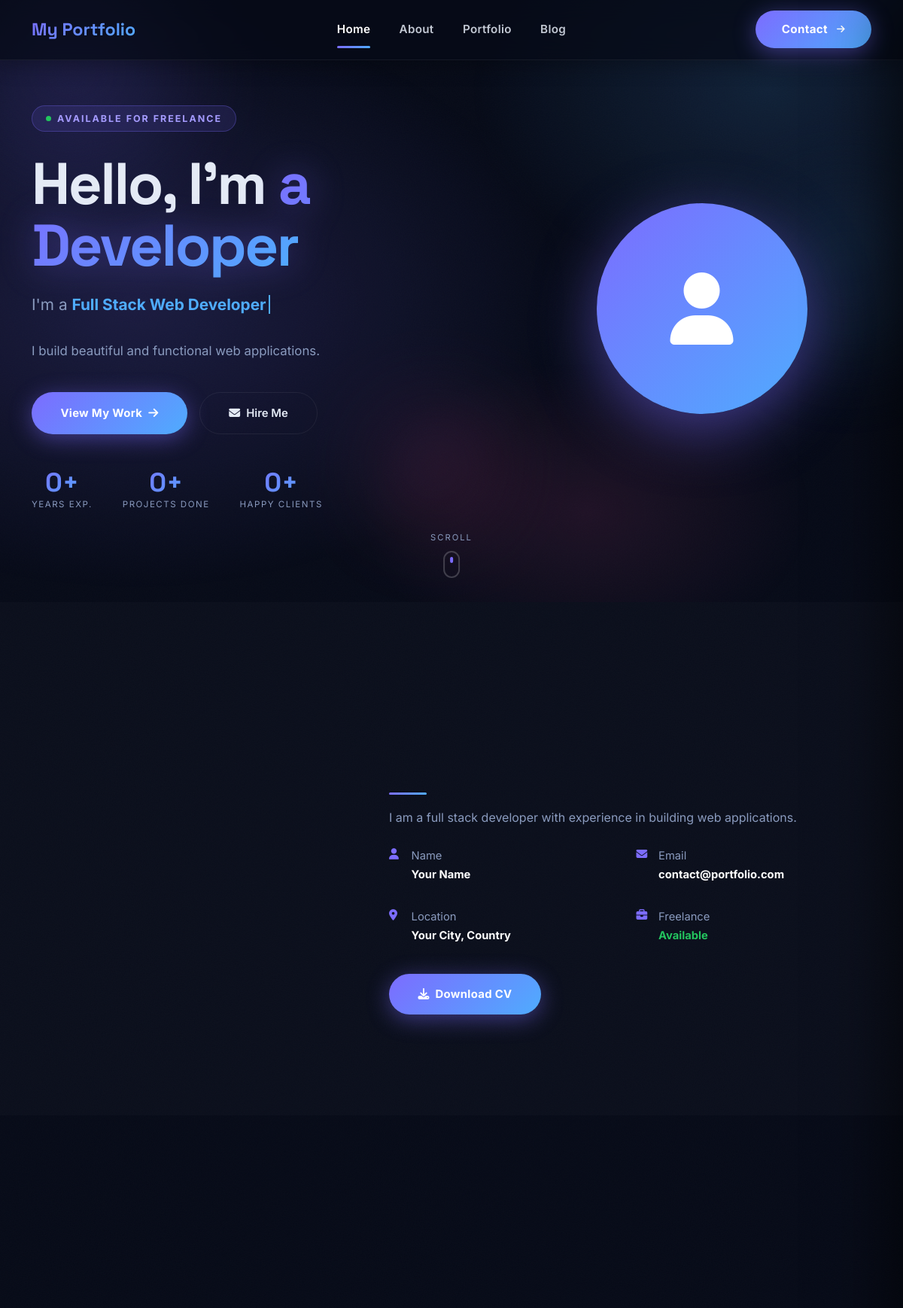
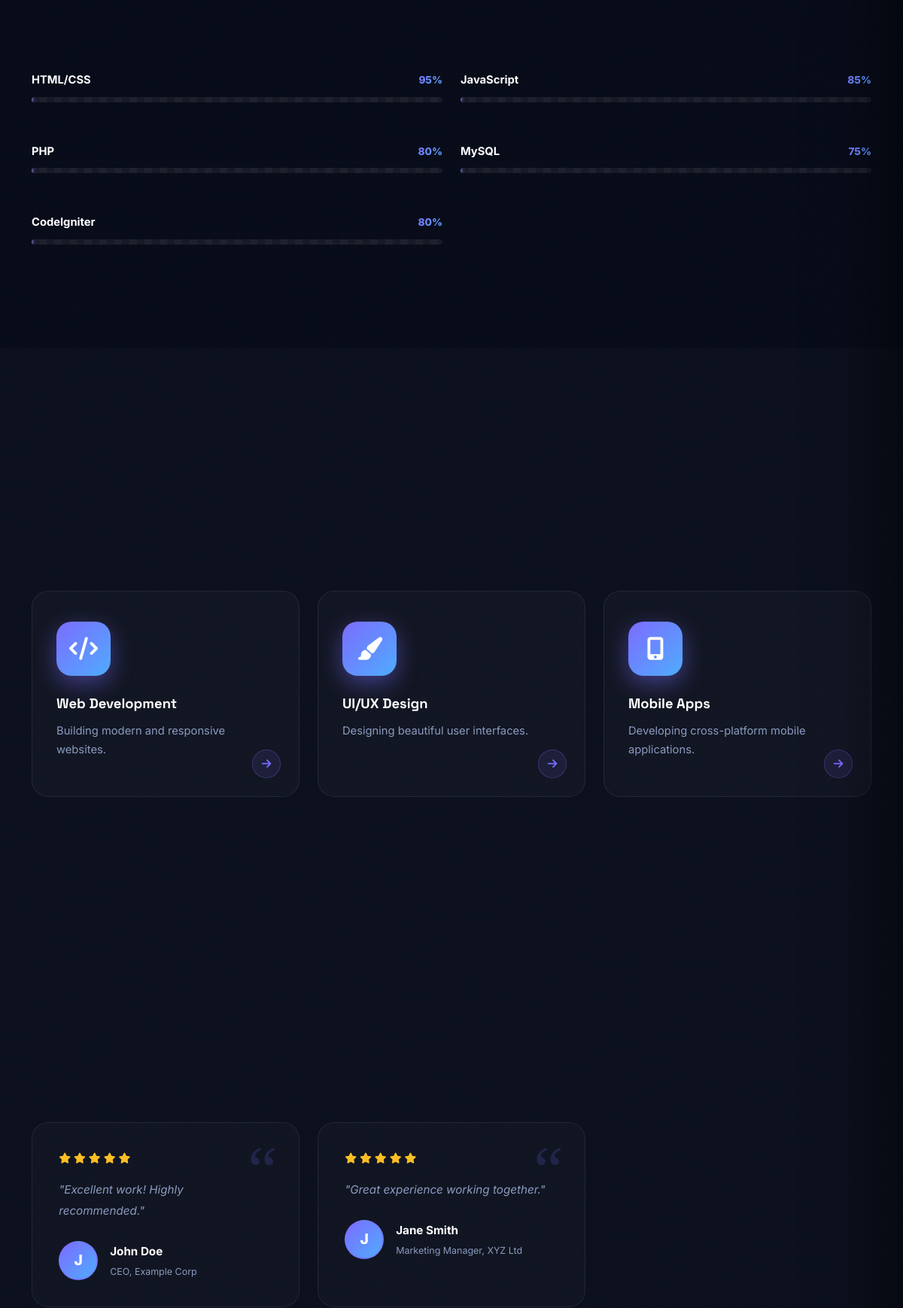
The page / (upper part) on the database its author committed (2 pictures, top to bottom).
### tables this page shows
CREATE TABLE IF NOT EXISTS `settings` (
  `id` int(11) NOT NULL AUTO_INCREMENT,
  `site_title` varchar(200) NOT NULL DEFAULT 'My Portfolio',
  `site_description` text DEFAULT NULL,
  `site_keywords` text DEFAULT NULL,
  `site_email` varchar(150) DEFAULT NULL,
  `site_phone` varchar(50) DEFAULT NULL,
  `site_address` text DEFAULT NULL,
  `site_logo` varchar(255) DEFAULT NULL,
  `site_favicon` varchar(255) DEFAULT NULL,
  `facebook_url` varchar(255) DEFAULT NULL,
  `twitter_url` varchar(255) DEFAULT NULL,
  `linkedin_url` varchar(255) DEFAULT NULL,
  `instagram_url` varchar(255) DEFAULT NULL,
  `github_url` varchar(255) DEFAULT NULL,
  `copyright_text` varchar(255) DEFAULT NULL,
  PRIMARY KEY (`id`)
);

CREATE TABLE IF NOT EXISTS `hero_section` (
  `id` int(11) NOT NULL AUTO_INCREMENT,
  `title` varchar(255) NOT NULL,
  `subtitle` varchar(255) DEFAULT NULL,
  `description` text DEFAULT NULL,
  `button_text` varchar(100) DEFAULT NULL,
  `button_link` varchar(255) DEFAULT NULL,
  `background_image` varchar(255) DEFAULT NULL,
  `profile_image` varchar(255) DEFAULT NULL,
  `is_active` tinyint(1) NOT NULL DEFAULT 1,
  PRIMARY KEY (`id`)
);

CREATE TABLE IF NOT EXISTS `about` (
  `id` int(11) NOT NULL AUTO_INCREMENT,
  `name` varchar(200) DEFAULT NULL,
  `bio` text DEFAULT NULL,
  `description` text DEFAULT NULL,
  `profile_image` varchar(255) DEFAULT NULL,
  `resume_file` varchar(255) DEFAULT NULL,
  `years_experience` int(11) DEFAULT 0,
  `projects_completed` int(11) DEFAULT 0,
  `happy_clients` int(11) DEFAULT 0,
  `email` varchar(150) DEFAULT NULL,
  `phone` varchar(50) DEFAULT NULL,
  `location` varchar(200) DEFAULT NULL,
  `dob` date DEFAULT NULL,
  `degree` varchar(200) DEFAULT NULL,
  `freelance` varchar(50) DEFAULT 'Available',
  PRIMARY KEY (`id`)
);

CREATE TABLE IF NOT EXISTS `skills` (
  `id` int(11) NOT NULL AUTO_INCREMENT,
  `name` varchar(100) NOT NULL,
  `percentage` int(11) NOT NULL DEFAULT 0,
  `category` varchar(100) DEFAULT NULL,
  `icon` varchar(100) DEFAULT NULL,
  `sort_order` int(11) DEFAULT 0,
  `is_active` tinyint(1) NOT NULL DEFAULT 1,
  PRIMARY KEY (`id`)
);

CREATE TABLE IF NOT EXISTS `services` (
  `id` int(11) NOT NULL AUTO_INCREMENT,
  `title` varchar(200) NOT NULL,
  `description` text DEFAULT NULL,
  `icon` varchar(100) DEFAULT NULL,
  `sort_order` int(11) DEFAULT 0,
  `is_active` tinyint(1) NOT NULL DEFAULT 1,
  PRIMARY KEY (`id`)
);

CREATE TABLE IF NOT EXISTS `testimonials` (
  `id` int(11) NOT NULL AUTO_INCREMENT,
  `name` varchar(200) NOT NULL,
  `designation` varchar(200) DEFAULT NULL,
  `company` varchar(200) DEFAULT NULL,
  `message` text DEFAULT NULL,
  `photo` varchar(255) DEFAULT NULL,
  `rating` int(11) DEFAULT 5,
  `sort_order` int(11) DEFAULT 0,
  `is_active` tinyint(1) NOT NULL DEFAULT 1,
  PRIMARY KEY (`id`)
);

### application/views/frontend/home.php (the view, shortened to what the rows shown need)
<?php if ($hero): ?>
    <section class="hero" id="home">
        <div class="container hero-content-wrap">
            <div class="row align-items-center gy-5">
                <div class="col-lg-7 order-2 order-lg-1">
                    <div class="hero-badge animate-1">
                        <span class="pulse-dot"></span>Available for Freelance
                    </div>
                    <h1 class="hero-title animate-2">
                        <?php
                        $titleParts = explode(' ', $hero->title, 3);
                        if (count($titleParts) >= 2) {
                            echo $titleParts[0] . ' ' . $titleParts[1];
                            if (isset($titleParts[2]))
                                echo ' <span class="gradient-text">' . $titleParts[2] . '</span>';
                        } else {
                            echo '<span class="gradient-text">' . $hero->title . '</span>';
                        }
                        ?>
                    </h1>
                    <?php if ($hero->subtitle): ?>
                        <p class="hero-subtitle animate-3">
                            I'm a <span id="typewriter" class="typewriter-text"
                                data-roles='["<?php echo $hero->subtitle; ?>","Web Developer","UI/UX Designer","Problem Solver"]'
                            ><?php echo $hero->subtitle; ?></span>
                        </p>
                    <?php endif; ?>
                    <?php if ($hero->description): ?>
                        <p class="hero-description animate-4"><?php echo $hero->description; ?></p>
                    <?php endif; ?>
                    <div class="hero-btns animate-5">
                        <?php if ($hero->button_text && $hero->button_link): ?>
                            <a href="<?php echo $hero->button_link; ?>" class="btn-primary-grad">
                                <?php echo $hero->button_text; ?> <i class="fas fa-arrow-right"></i>
                            </a>
                        <?php endif; ?>
                        <a href="<?php echo base_url('contact'); ?>" class="btn-outline-grad">
                            <i class="fas fa-envelope"></i> Hire Me
                        </a>
                    </div>
                    <?php if ($about): ?>
                        <div class="hero-stats counter-section">
                            <?php if ($about->years_experience): ?>
                                <div class="hero-stat-item">
                                </div>
                            <?php endif; ?>
                            <?php if ($about->projects_completed): ?>
                                <div class="hero-stat-item">
                                </div>
                            <?php endif; ?>
                            <?php if ($about->happy_clients): ?>
                                <div class="hero-stat-item">
                                </div>
                            <?php endif; ?>
                        </div>
                    <?php endif; ?>
                </div>
            </div>
        </div>
    </section>
<?php endif; ?>
<?php if ($about): ?>
    <section class="section section-alt" id="about">
        <div class="container">
            <div class="row align-items-center gy-5">
                <div class="col-lg-7" data-aos="fade-left">
                    <div class="divider"></div>
                    <p style="color:var(--text-muted);margin-bottom:1.5rem;line-height:1.85;">
                        <?php echo isset($about->description) ? $about->description : (isset($about->bio) ? $about->bio : ''); ?>
                    </p>
                    <div class="row g-3 mb-2">
                        <?php $aboutName = isset($about->title) ? $about->title : (isset($about->name) ? $about->name : ''); ?>
                        <?php if ($aboutName): ?>
                            <div class="col-sm-6">
                                <div class="about-meta-item"><i class="fas fa-user"></i>
                                    <div><span>Name</span><br><strong><?php echo $aboutName; ?></strong></div>
                                </div>
                            </div>
                        <?php endif; ?>
                        <?php if ($about->email): ?>
                            <div class="col-sm-6">
                                <div class="about-meta-item"><i class="fas fa-envelope"></i>
                                    <div><span>Email</span><br><strong><?php echo $about->email; ?></strong></div>
                                </div>
                            </div>
                        <?php endif; ?>
                        <?php $location = isset($about->city) ? $about->city : (isset($about->location) ? $about->location : ''); ?>
                        <?php if ($location): ?>
                            <div class="col-sm-6">
                                <div class="about-meta-item"><i class="fas fa-map-marker-alt"></i>
                                    <div><span>Location</span><br><strong><?php echo $location; ?></strong></div>
                                </div>
                            </div>
                        <?php endif; ?>
                        <div class="col-sm-6">
                        </div>
                    </div>
                    <?php $resume = isset($about->resume_file) ? $about->resume_file : null; ?>
                    <?php if ($resume): ?>
                        <a href="<?php echo base_url('uploads/about/' . $resume); ?>" class="btn-primary-grad mt-3" download style="display:inline-flex;max-width:220px;">
                            <i class="fas fa-download"></i> Download CV
                        </a>
                    <?php else: ?>
                        <a href="Abhishek_Mishra_Resume.pdf" class="btn-primary-grad mt-3" target="_blank" style="display:inline-flex;max-width:220px;">
                            <i class="fas fa-download"></i> Download CV
                        </a>
                    <?php endif; ?>
                </div>
            </div>
        </div>
    </section>
<?php endif; ?>
<?php if (!empty($skills)): ?>
    <section class="section skills-section" id="skills">
        <div class="container">
            <div class="row g-4">
                <?php $i = 0;
                foreach ($skills as $skill):
                    $i++; ?>
                    <div class="col-lg-6" data-aos="fade-up" data-aos-delay="<?php echo ($i % 4) * 80; ?>">
                        <div class="skill-item">
                            <div class="skill-header">
                                <span class="skill-name">
                                    <?php echo $skill->name; ?>
                                </span>
                                <span class="skill-pct"><?php echo $skill->percentage; ?>%</span>
                            </div>
                            <div class="skill-track">
                            </div>
                        </div>
                    </div>
                <?php endforeach; ?>
            </div>
        </div>
    </section>
<?php endif; ?>
<?php if (!empty($services)): ?>
    <section class="section section-alt" id="services">
        <div class="container">
            <div class="row g-4">
                <?php $i = 0;
                foreach ($services as $service):
                    $i++; ?>
                    <div class="col-lg-4 col-md-6">
                        <div class="service-card" data-tilt data-tilt-max="10" data-tilt-speed="400" data-tilt-glare="true" data-tilt-max-glare="0.18">
                            <div class="service-icon-wrap">
                                <i class="<?php echo $service->icon ? $service->icon : 'fas fa-star'; ?>"></i>
                            </div>
                            <h4><?php echo $service->title; ?></h4>
                            <p><?php echo $service->description; ?></p>
                            <div class="service-arrow"><i class="fas fa-arrow-right"></i></div>
                        </div>
                    </div>
                <?php endforeach; ?>
            </div>
        </div>
    </section>
<?php endif; ?>
<?php if (!empty($testimonials)): ?>
    <section class="section section-alt" id="testimonials">
        <div class="container">
            <div class="row g-4">
                <?php $i = 0;
                foreach ($testimonials as $t):
                    $i++; ?>
                    <div class="col-lg-4 col-md-6">
                        <div class="testimonial-card" data-tilt data-tilt-max="6" data-tilt-speed="500">
                            <?php
                            $tName    = isset($t->client_name)     ? $t->client_name     : (isset($t->name)        ? $t->name        : '');
                            $tDesig   = isset($t->client_position) ? $t->client_position : (isset($t->designation) ? $t->designation : '');
                            $tCompany = isset($t->client_company)  ? $t->client_company  : (isset($t->company)     ? $t->company     : '');
                            $tMsg     = isset($t->testimonial_text)? $t->testimonial_text: (isset($t->message)     ? $t->message     : '');
                            $tPhoto   = isset($t->client_image)    ? $t->client_image    : (isset($t->photo)       ? $t->photo       : '');
                            $tRating  = isset($t->rating)          ? $t->rating          : 5;
                            ?>
                            <div class="testimonial-stars">
                                <?php for ($s = 1; $s <= 5; $s++): ?>
                                    <i class="<?php echo $s <= $tRating ? 'fas' : 'far'; ?> fa-star"></i>
                                <?php endfor; ?>
                            </div>
                            <p class="testimonial-text">"<?php echo $tMsg; ?>"</p>
                            <div class="testimonial-author">
                                <?php if ($tPhoto): ?>
                                    <div class="testimonial-avatar"><img src="<?php echo base_url('uploads/testimonials/' . $tPhoto); ?>" alt="<?php echo $tName; ?>"></div>
                                <?php else: ?>
                                    <div class="testimonial-avatar-placeholder"><?php echo strtoupper(substr($tName, 0, 1)); ?></div>
                                <?php endif; ?>
                                <div>
                                    <div class="testimonial-name"><?php echo $tName; ?></div>
                                    <div class="testimonial-role"><?php echo $tDesig; ?><?php echo $tCompany ? ', ' . $tCompany : ''; ?></div>
                                </div>
                            </div>
                        </div>
                    </div>
                <?php endforeach; ?>
            </div>
        </div>
    </section>
<?php endif; ?>

### application/views/frontend/templates/header.php (shortened to what the rows shown need)
<!DOCTYPE html>
<html lang="en">
<head>
    <link href="https://cdn.jsdelivr.net/npm/bootstrap@5.3.0/dist/css/bootstrap.min.css" rel="stylesheet">
    <link rel="stylesheet" href="https://cdnjs.cloudflare.com/ajax/libs/font-awesome/6.4.0/css/all.min.css">
    <link href="https://unpkg.com/aos@2.3.1/dist/aos.css" rel="stylesheet">
</head>
<body>
    <nav class="navbar navbar-expand-lg fixed-top" id="mainNav">
        <div class="container">
            <a class="navbar-brand" href="<?php echo base_url(); ?>">
                <?php if ($settings->site_logo): ?>
                    <img src="<?php echo base_url('uploads/settings/' . $settings->site_logo); ?>" alt="<?php echo $settings->site_title; ?>">
                <?php
else: ?>
                    <?php echo $settings->site_title; ?>
                <?php
endif; ?>
            </a>
            <div class="collapse navbar-collapse d-none d-lg-flex justify-content-center" id="navbarNav">
                <ul class="navbar-nav mx-auto align-items-center">
                </ul>
            </div>
            <div class="d-none d-lg-block">
                <a class="btn-primary-grad nav-contact-btn" href="<?php echo base_url('contact'); ?>">
                </a>
            </div>
        </div>
    </nav>
    <main>

### rows shown on the page
settings: site_title "My Portfolio"
hero_section: title "Hello,", title "I'm", title "a Developer", description "I build beautiful and functional web applications.", button_text "View My Work"
about: description "I am a full stack developer with experience in building web applications.", name "Your Name", email "contact@portfolio.com", location "Your City, Country"
skills: name "HTML/CSS", percentage "95"
skills: name "JavaScript", percentage "85"
skills: name "PHP", percentage "80"
skills: name "MySQL", percentage "75"
skills: name "CodeIgniter", percentage "80"
services: title "Web Development", description "Building modern and responsive websites."
services: title "UI/UX Design", description "Designing beautiful user interfaces."
services: title "Mobile Apps", description "Developing cross-platform mobile applications."
testimonials: rating 5 (drawn), message "Excellent work! Highly recommended.", name "J", name "John Doe", designation "CEO", company "Example Corp"
testimonials: rating 5 (drawn), message "Great experience working together.", name "J", name "Jane Smith", designation "Marketing Manager", company "XYZ Ltd"
